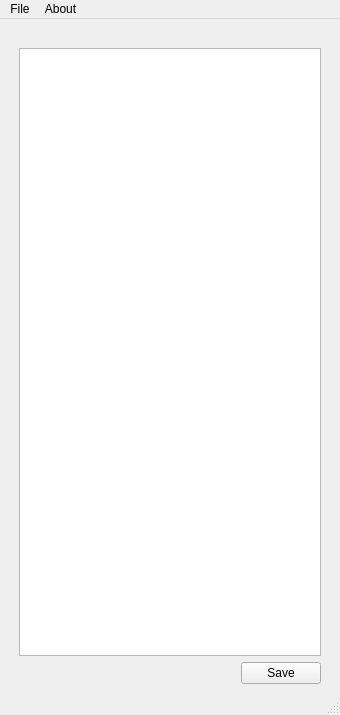
<?xml version="1.0" encoding="UTF-8"?>
<ui version="4.0">
 <class>MainWindow</class>
 <widget class="QMainWindow" name="MainWindow">
  <property name="enabled">
   <bool>true</bool>
  </property>
  <property name="geometry">
   <rect>
    <x>0</x>
    <y>0</y>
    <width>340</width>
    <height>715</height>
   </rect>
  </property>
  <property name="sizePolicy">
   <sizepolicy hsizetype="Preferred" vsizetype="Preferred">
    <horstretch>0</horstretch>
    <verstretch>0</verstretch>
   </sizepolicy>
  </property>
  <property name="windowTitle">
   <string>MainWindow</string>
  </property>
  <widget class="QWidget" name="centralwidget">
   <property name="sizePolicy">
    <sizepolicy hsizetype="Preferred" vsizetype="Preferred">
     <horstretch>0</horstretch>
     <verstretch>0</verstretch>
    </sizepolicy>
   </property>
   <layout class="QVBoxLayout" name="verticalLayout">
    <item>
     <widget class="QLabel" name="profile_path">
      <property name="sizePolicy">
       <sizepolicy hsizetype="Fixed" vsizetype="Fixed">
        <horstretch>0</horstretch>
        <verstretch>0</verstretch>
       </sizepolicy>
      </property>
      <property name="text">
       <string/>
      </property>
      <property name="wordWrap">
       <bool>true</bool>
      </property>
     </widget>
    </item>
    <item>
     <layout class="QGridLayout" name="gridLayout">
      <property name="leftMargin">
       <number>10</number>
      </property>
      <property name="rightMargin">
       <number>10</number>
      </property>
      <item row="1" column="1">
       <widget class="QPushButton" name="save_button">
        <property name="text">
         <string>Save</string>
        </property>
       </widget>
      </item>
      <item row="1" column="0">
       <spacer name="horizontalSpacer">
        <property name="orientation">
         <enum>Qt::Horizontal</enum>
        </property>
        <property name="sizeHint" stdset="0">
         <size>
          <width>40</width>
          <height>20</height>
         </size>
        </property>
       </spacer>
      </item>
      <item row="0" column="0" colspan="2">
       <widget class="QTableView" name="tableView">
        <property name="sizePolicy">
         <sizepolicy hsizetype="Preferred" vsizetype="Preferred">
          <horstretch>0</horstretch>
          <verstretch>0</verstretch>
         </sizepolicy>
        </property>
        <property name="minimumSize">
         <size>
          <width>200</width>
          <height>600</height>
         </size>
        </property>
        <property name="maximumSize">
         <size>
          <width>16777215</width>
          <height>16777215</height>
         </size>
        </property>
        <property name="baseSize">
         <size>
          <width>0</width>
          <height>0</height>
         </size>
        </property>
        <property name="autoFillBackground">
         <bool>false</bool>
        </property>
        <property name="sizeAdjustPolicy">
         <enum>QAbstractScrollArea::AdjustIgnored</enum>
        </property>
        <attribute name="horizontalHeaderDefaultSectionSize">
         <number>39</number>
        </attribute>
       </widget>
      </item>
     </layout>
    </item>
   </layout>
  </widget>
  <widget class="QMenuBar" name="menubar">
   <property name="geometry">
    <rect>
     <x>0</x>
     <y>0</y>
     <width>340</width>
     <height>22</height>
    </rect>
   </property>
   <widget class="QMenu" name="menuFile">
    <property name="title">
     <string>File</string>
    </property>
    <addaction name="action_open"/>
    <addaction name="action_save"/>
    <addaction name="action_quit"/>
   </widget>
   <widget class="QMenu" name="menuAbout">
    <property name="title">
     <string>About</string>
    </property>
    <addaction name="action_about_qt"/>
    <addaction name="action_about"/>
   </widget>
   <addaction name="menuFile"/>
   <addaction name="menuAbout"/>
  </widget>
  <widget class="QStatusBar" name="statusbar"/>
  <action name="action_open">
   <property name="text">
    <string>Open</string>
   </property>
  </action>
  <action name="action_save">
   <property name="text">
    <string>Save</string>
   </property>
  </action>
  <action name="action_quit">
   <property name="text">
    <string>Quit</string>
   </property>
  </action>
  <action name="action_about_qt">
   <property name="text">
    <string>Qt</string>
   </property>
  </action>
  <action name="action_about">
   <property name="text">
    <string>About</string>
   </property>
  </action>
 </widget>
 <resources/>
 <connections/>
</ui>
